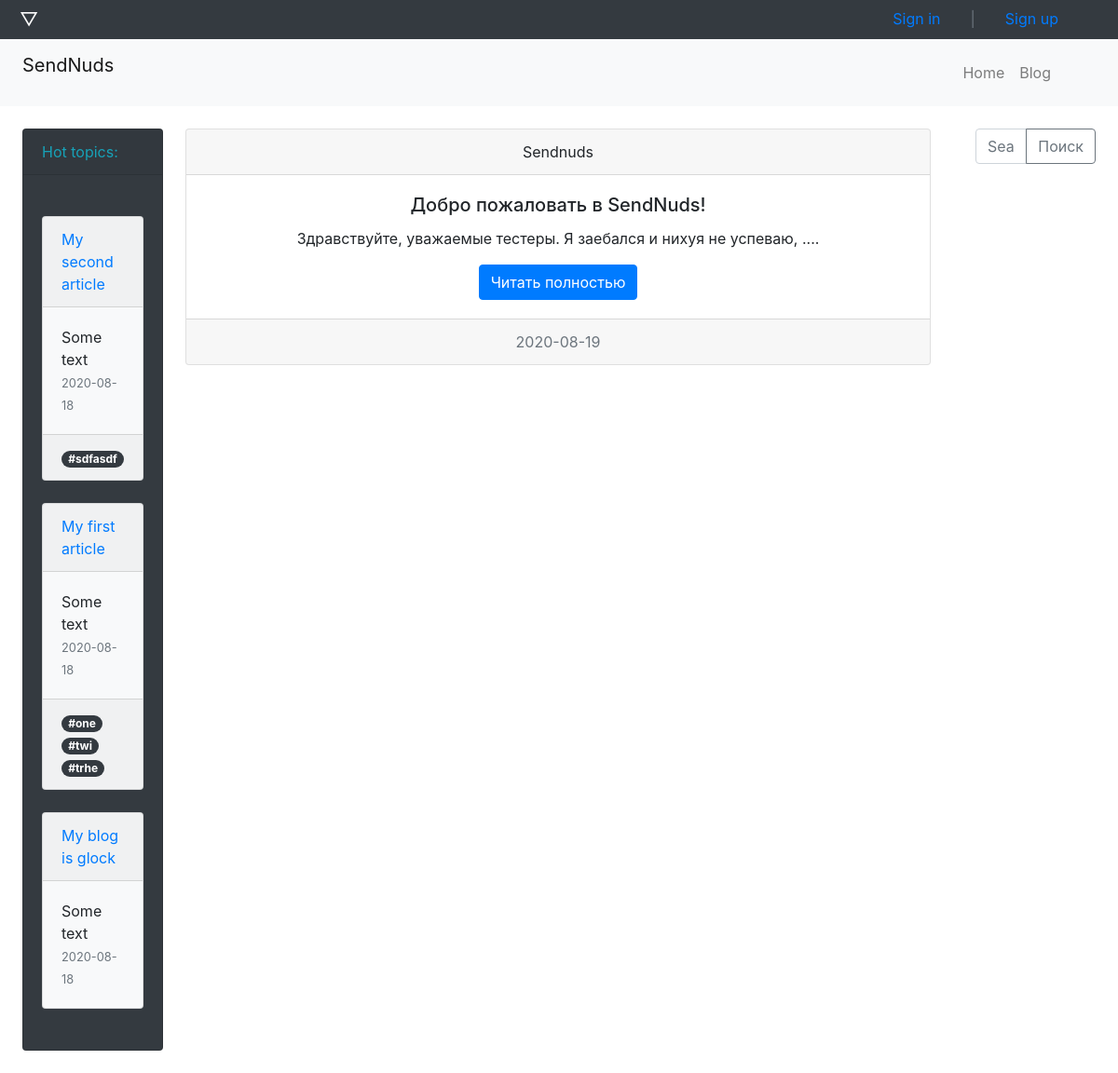
The page / on the database its author committed.
### sweater/models.py (models this page shows, shortened)
class Article(db.Model):
    id = db.Column(db.Integer, primary_key=True)
    title = db.Column(db.String(128), nullable=False)
    cut = db.Column(db.String(128), nullable=False)
    text = db.Column(db.Text, nullable=False)
    date = db.Column(db.DateTime, nullable=False,
        default=datetime.utcnow())
    owner_id = db.Column(db.Integer, db.ForeignKey('user.id'),
        nullable=False)
    owner = db.relationship('User', backref=db.backref('owner', lazy=True))
    tags = db.relationship('Tag', secondary=tags, lazy='subquery',
        backref=db.backref('articles', lazy=True))
    comments = db.relationship('Comment', lazy=True,
        backref=db.backref('comments', lazy=True))

class Tag(db.Model):
    id = db.Column(db.Integer, primary_key=True)
    name = db.Column(db.String(32), nullable=False)

class User(db.Model, UserMixin):
    id = db.Column(db.Integer, primary_key=True)
    login = db.Column(db.String(64), nullable=False, unique=True)
    email = db.Column(db.String(128), nullable=False, unique=True)
    password = db.Column(db.String(255), nullable=False)
    date = db.Column(db.DateTime, nullable=False,
        default=datetime.utcnow())

### sweater/routes.py (the view, shortened to what this page needs)
@app.route('/', methods=['GET','POST'])
def index():
    if request.method == 'GET':
        sender = User.query.filter_by(login='Sendnuds').first()
        articles = Article.query.outerjoin(Comment).group_by(Article.id).order_by(func.count(Comment.id).desc()).all()[:3]
        sends = Article.query.filter_by(owner=sender).all()
        return render_template('index.html', articles = articles, sends=sends)

### sweater/templates/index.html (shortened to what this page needs)
{% extends 'base.html' %}
  {% block header %}
  <header>
    <div class='my_login nav navbar-dark bg-dark' style="display: block; position: fixed; top: 0;width: 100%; z-index: 100;">
      <a class='my_close navbar-brand btn btn-second ml-2'>▽</a>
      {% if current_user.is_authenticated %}
      <div class="mr-5" style="float:right;">
        <ul class="nav">
          <li class="nav-item">
            <a class="nav-link text-light" href="/article">New Post</a>
          </li>
          <li class="nav-item">
            <a class="nav-link text-light" href="/blog/{{ current_user.login }}">My Blog</a>
          </li>
          <li class="nav-item dropdown">
            <a class="nav-link dropdown-toggle" data-toggle="dropdown" href="#" role="button" aria-haspopup="true" aria-expanded="false">{{ current_user.login }}</a>
            <div class="dropdown-menu">
              <a class="dropdown-item" href="#">Settings</a>
              <a class="dropdown-item" href="#">Avatars</a>
              <div class="dropdown-divider"></div>
              <a class="dropdown-item" onclick="logout()">Logout</a>
            </div>
          </li>
        </ul>
      </div>
      {% else %}
      <div class="mr-5" style="float:right;">
        <ul class="nav">
          <li class="nav-item">
            <a class="nav-link text-primary" href="/login">Sign in</a>
          </li>
          <li><a class="nav-link disabled" href="#" tabindex="-1" aria-disabled="true">|</a></li>
          <li class="nav-item">
            <a class="nav-link text-primary" href="/registration">Sign up</a>
          </li>
        </ul>
      </div>
      {% endif %}
    </div>
    <div class="my_blank navbar-light bg-light" style="display: block;">
      <a class='my_open navbar-brand btn btn-light ml-2'>▷</a>
    </div>
  </header>
  {% endblock %}
  {% block body %}
  <div class="go_flex" style='display: flex;'>
    <div class="main_body ml-4 my-4" style="width: 18em;">
      <div class="card bg-dark" style="max-width: 18rem;">
        <div class="card-header mb-0 text-info">Hot topics:</div>
        <div class="card-body">
          {% for article in articles %}
          <div class="card bg-light my-4" style="max-width: 18rem;">
            <div class="card-header my-0"><a href="/article/{{ article.id }}">{{ article.title }}</a>
            </div>
            <div class="card-body">
              <p class="card-text my-0">{{ article.cut }}</p>
              <p class="card-text my-0"><small class="text-muted">{{ article.date.date() }}</small></p>
            </div>
            {% if article.tags|length != 0 %}
              <div class="card-footer">
                {% for tag in article.tags %}
                  <span class="badge badge-pill badge-dark">{{ tag.name }}</span>
                {% endfor %}
              </div>
            {% endif %}
          </div>
          {% endfor %}
        </div>
      </div>
    </div>
  <div class='m-4' style="min-width: 50em">
    {% for art in sends %}
    <div class="card text-center mb-4" style="min-width: 100%;">
      <div class="card-header">{{ art.owner.login }}</div>
        <div class="card-body">
          <h5 class="card-title">{{ art.title }}</h5>
          <p class="card-text">{{ art.cut }}.</p>
          <a href="/article/{{ art.id }}" class="btn btn-primary">Читать полностью</a>
        </div>
      <div class="card-footer text-muted">{{ art.date.date() }}</div>
    </div>
    {% endfor %}
  </div>
  <div class='m-4'>
    <form method="POST">
      <div class="input-group mb-3" >
        <input name='search_field' type="text" id='q'
        class="form-control" placeholder="Search"
        aria-label="Текст статьи" aria-describedby="button-addon2">
        <div class="input-group-append">
          <a class="search_button btn btn-outline-secondary" onclick="test()" id="button-addon2">Поиск</a>
        </div>
      </div>
    </form>
    <div class="search_result card-body" >
    </div>
  </div>
</div>
{% endblock %}

### sweater/templates/base.html (shortened to what this page needs)
<!DOCTYPE html>
<html lang="en">
<head>
    <link href="{{ url_for('static', filename='bootstrap/css/bootstrap.css') }}"rel="stylesheet">
</head>
<body>
    {% block header %}
    {% endblock %}
    <div class="header ">
        <nav class="navbar navbar-expand-lg navbar-light bg-light">
          <p class="navbar-brand ml-2">SendNuds</p>
          <div class="collapse navbar-collapse justify-content-end mr-5" id="navbarNavDropdown">
            <ul class="navbar-nav">
              <li class="nav-item">
                <a class="nav-link" href="/">Home<span class="sr-only">(current)</span></a>
              </li>
              <li class="nav-item">
                <a class="nav-link" href="/blog">Blog</a>
              </li>
            </ul>
          </div>
        </nav>
    </div>
    {% block body %}
    {% endblock %}
</body>

### rows shown on the page
Article: title "My second article", cut "Some text", date "2020-08-18"
Tag: name "#sdfasdf"
Article: title "My first article", cut "Some text", date "2020-08-18"
Tag: name "#one"
Tag: name "#twi"
Tag: name "#trhe"
Article: title "My blog is glock", cut "Some text", date "2020-08-18"
Article: owner.login "Sendnuds", title "Добро пожаловать в SendNuds!", cut "Здравствуйте, уважаемые тестеры. Я заебался и нихуя не успеваю, ...", date "2020-08-19"
